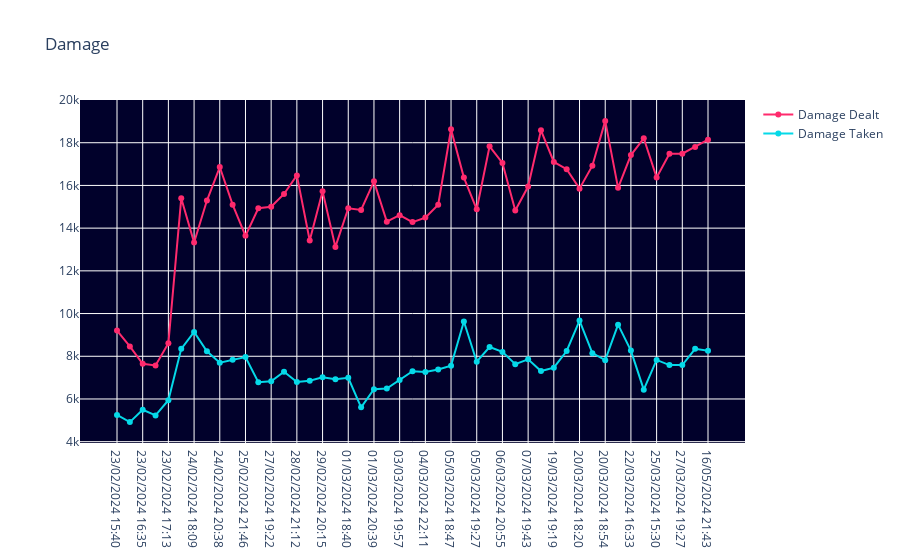

Here is the notebook cell this chart was saved with:
### Code cell
fig = go.Figure()
fig.add_trace(go.Scatter(x=records_df['Date time'], y=records_df['Damage Dealt'], mode='lines+markers', name='Damage Dealt', line=dict(color='#FF2A6D')))
fig.add_trace(go.Scatter(x=records_df['Date time'], y=records_df['Damage Taken'], mode='lines+markers', name='Damage Taken', line=dict(color='#05D9E8')))
fig.update_layout(title='Damage', hovermode='x', plot_bgcolor='#01012B')
